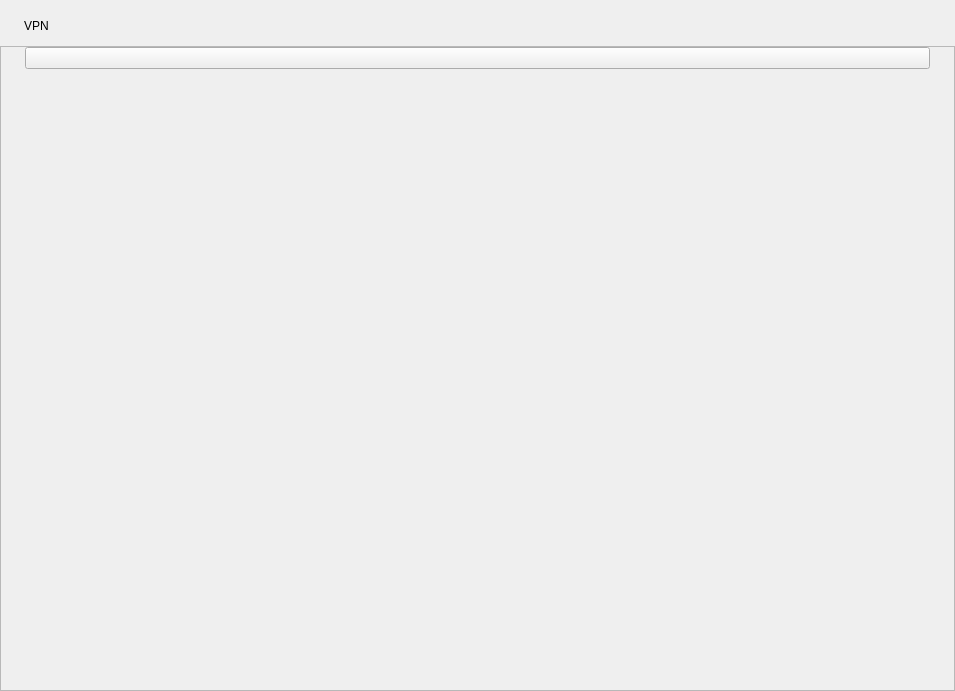
<?xml version="1.0" encoding="UTF-8"?>
<ui version="4.0">
 <class>VpnPage</class>
 <widget class="Kiran::Network::VpnPage" name="VpnPage">
  <property name="geometry">
   <rect>
    <x>0</x>
    <y>0</y>
    <width>955</width>
    <height>691</height>
   </rect>
  </property>
  <property name="windowTitle">
   <string>VpnPage</string>
  </property>
  <layout class="QVBoxLayout" name="verticalLayout" stretch="0,0,0,0">
   <property name="spacing">
    <number>0</number>
   </property>
   <property name="leftMargin">
    <number>0</number>
   </property>
   <property name="topMargin">
    <number>0</number>
   </property>
   <property name="rightMargin">
    <number>0</number>
   </property>
   <property name="bottomMargin">
    <number>0</number>
   </property>
   <item>
    <spacer name="verticalSpacer">
     <property name="orientation">
      <enum>Qt::Vertical</enum>
     </property>
     <property name="sizeType">
      <enum>QSizePolicy::Fixed</enum>
     </property>
     <property name="sizeHint" stdset="0">
      <size>
       <width>20</width>
       <height>16</height>
      </size>
     </property>
    </spacer>
   </item>
   <item>
    <layout class="QHBoxLayout" name="horizontalLayout">
     <property name="spacing">
      <number>0</number>
     </property>
     <item>
      <spacer name="horizontalSpacer">
       <property name="orientation">
        <enum>Qt::Horizontal</enum>
       </property>
       <property name="sizeType">
        <enum>QSizePolicy::Fixed</enum>
       </property>
       <property name="sizeHint" stdset="0">
        <size>
         <width>24</width>
         <height>20</height>
        </size>
       </property>
      </spacer>
     </item>
     <item>
      <widget class="QLabel" name="label">
       <property name="text">
        <string>VPN</string>
       </property>
      </widget>
     </item>
    </layout>
   </item>
   <item>
    <spacer name="verticalSpacer_3">
     <property name="orientation">
      <enum>Qt::Vertical</enum>
     </property>
     <property name="sizeType">
      <enum>QSizePolicy::Fixed</enum>
     </property>
     <property name="sizeHint" stdset="0">
      <size>
       <width>20</width>
       <height>10</height>
      </size>
     </property>
    </spacer>
   </item>
   <item>
    <widget class="QScrollArea" name="scrollArea">
     <property name="sizePolicy">
      <sizepolicy hsizetype="Expanding" vsizetype="Expanding">
       <horstretch>0</horstretch>
       <verstretch>0</verstretch>
      </sizepolicy>
     </property>
     <property name="sizeAdjustPolicy">
      <enum>QAbstractScrollArea::AdjustToContents</enum>
     </property>
     <property name="widgetResizable">
      <bool>true</bool>
     </property>
     <widget class="QWidget" name="vpnConnectionContainer">
      <property name="geometry">
       <rect>
        <x>0</x>
        <y>0</y>
        <width>953</width>
        <height>640</height>
       </rect>
      </property>
      <layout class="QVBoxLayout" name="layout_vpnContainer">
       <property name="leftMargin">
        <number>24</number>
       </property>
       <property name="topMargin">
        <number>0</number>
       </property>
       <property name="rightMargin">
        <number>24</number>
       </property>
       <property name="bottomMargin">
        <number>0</number>
       </property>
       <item>
        <widget class="QWidget" name="widget_create" native="true">
         <property name="sizePolicy">
          <sizepolicy hsizetype="Preferred" vsizetype="Fixed">
           <horstretch>0</horstretch>
           <verstretch>0</verstretch>
          </sizepolicy>
         </property>
         <layout class="QHBoxLayout" name="layout_button">
          <property name="spacing">
           <number>0</number>
          </property>
          <property name="leftMargin">
           <number>0</number>
          </property>
          <property name="topMargin">
           <number>0</number>
          </property>
          <property name="rightMargin">
           <number>0</number>
          </property>
          <property name="bottomMargin">
           <number>0</number>
          </property>
          <item>
           <widget class="QPushButton" name="btn_create">
            <property name="text">
             <string/>
            </property>
           </widget>
          </item>
         </layout>
        </widget>
       </item>
       <item>
        <spacer name="verticalSpacer_2">
         <property name="orientation">
          <enum>Qt::Vertical</enum>
         </property>
         <property name="sizeHint" stdset="0">
          <size>
           <width>20</width>
           <height>40</height>
          </size>
         </property>
        </spacer>
       </item>
      </layout>
     </widget>
    </widget>
   </item>
  </layout>
 </widget>
 <customwidgets>
  <customwidget>
   <class>Kiran::Network::VpnPage</class>
   <extends>QWidget</extends>
   <header>vpn/vpn-page.h</header>
   <container>1</container>
  </customwidget>
 </customwidgets>
 <resources/>
 <connections/>
</ui>
